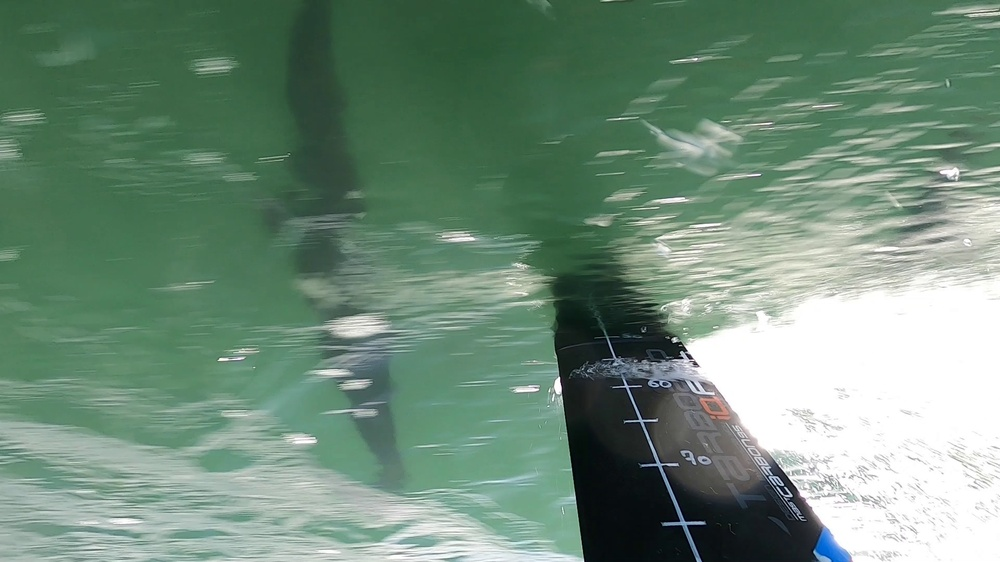
#> input picture image_ext.jpg, 1000 x 562 px, shrunk from 1920 x 1080 before the run, given in place of ENSTA.mp4, which was not available
$ python main_2.py
#> lines starting #> are read from the running program, lines starting #| are printed output that depends on the picture; after the words box and inside, x2 and y2 are one past the last pixel; in counts of white or black regions, pixels touching at a corner belong together; pictures that were not available may be replaced by others from this repository, and a replacement may not be noted
import argparse
import time
import cv2
from datetime import datetime, time
import numpy as np
import time as time2
import os, sys
import matplotlib.pyplot as plt

def lecturevideo(file):

    #creation de la capture video

    cap = cv2.VideoCapture(file)

    #verification de l'ouverture de la camera
    if (cap.isOpened() == False):
        print("Error opening video  file")

    return cap

# function to check whether the list is empty or not
def is_list_empty(list):
    # checking the length
    if len(list) == 0:
        # returning true as length is 0
        return True
    # returning false as length is greater than 0
    return False

import numpy as np

#this function plot a graph

def graph(x,y,title, x_label = 'time (s)', y_label = 'height (cm)'):

    plt.plot(x,y)
    plt.xlabel(x_label)
    plt.ylabel(y_label)
    plt.title(title)
    plt.show()


def moving_average(data, window_size):
    window = np.ones(int(window_size))/float(window_size)
    return np.convolve(data, window, 'same')


def qualibrage(cap):

    # Read a frame
    ret, frame = cap.read()
#> frame is the input picture: shape (562, 1000, 3); mean B, G, R 121.4, 140, 112.1


    # Convertit la frame en niveaux de gris
    gray = cv2.cvtColor(frame, cv2.COLOR_BGR2GRAY)
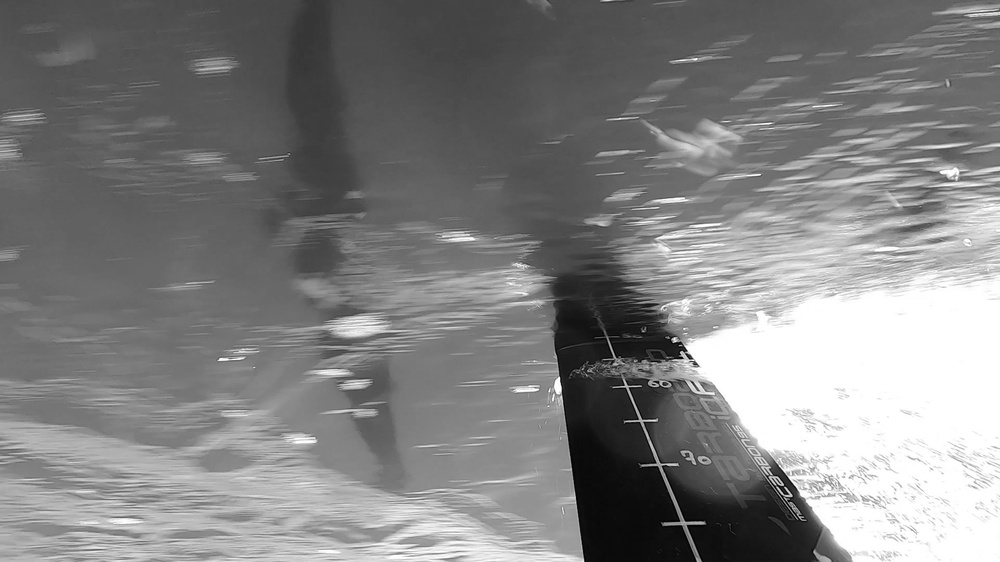
#> gray: shape (562, 1000); min 1, max 255, mean 129.5

    # Applique un seuillage pour isoler les graduations
    thresh = cv2.threshold(gray, 50, 255, cv2.THRESH_BINARY_INV)[1]
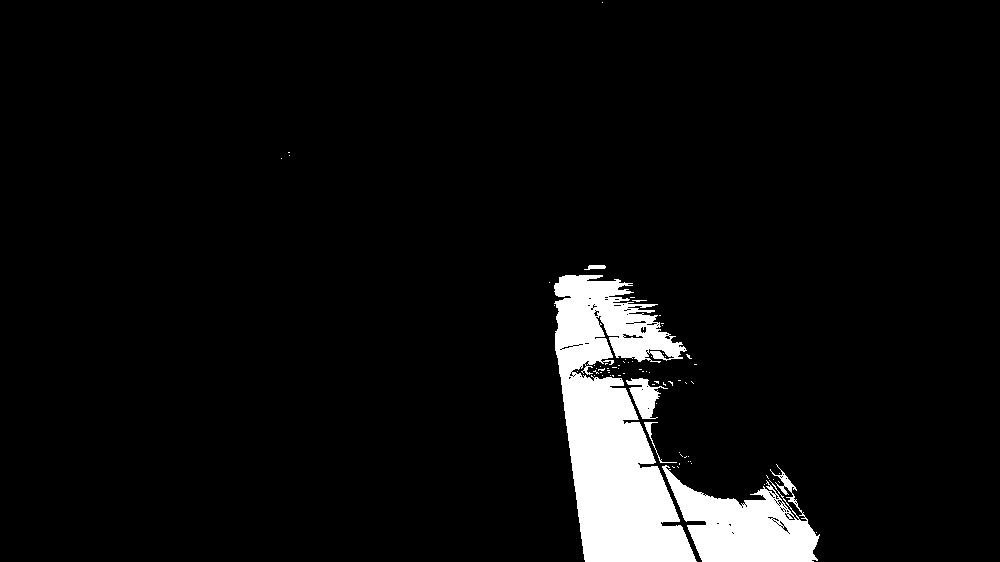
#> thresh: shape (562, 1000); 5.9% white; 73 white regions (68 under 20 px)

    # Detecte les contours des graduations
    contours = cv2.findContours(thresh, cv2.RETR_EXTERNAL, cv2.CHAIN_APPROX_SIMPLE)
#> contours = 71 contours, 66 with area under 20; largest, box (x1, y1, x2, y2) and area: (554, 275, 697, 562) 23109, (662, 464, 820, 562) 7908, (626, 378, 668, 419) 701, (644, 422, 677, 463) 61, (584, 265, 606, 270) 52
    contours = contours[0] if len(contours) == 2 else contours[1]

    # Draw countours not approximated
    drawing = np.zeros((gray.shape[0], gray.shape[1], 3), dtype=np.uint8)
    CountersImg = cv2.drawContours(drawing, contours, -1, (255, 255, 0), 3)

    # Initialisation donnee rectangle
    # x_min, y_max, w_max, h_max = cv2.boundingRect(contours[0])

    l_cnt_max = 0

    # Boucle sur chaque graduation
    for c in contours:
        l_cnt = cv2.arcLength(c, True)

        if l_cnt > l_cnt_max:
            l_cnt_max = l_cnt
            # Calcule les statistiques des contours
            x, y, w, h = cv2.boundingRect(c)
#> this loop made 71 passes
#> (c, l_cnt, l_cnt_max, x, y, w, h) on pass 3: ([[778, 481], [779, 482]], 2.83, 2.83, 778, 481, 2, 2)
#> (l_cnt, l_cnt_max, x, y, w, h) on passes 5, 9, 66: (7.66, 7.66, 766, 475, 3, 4), (991.4, 991.4, 662, 464, 158, 98), (1887.4, 1887.4, 554, 275, 143, 287)
#> after the loop, h = 287; l_cnt_max = 1887.4; w = 143; x = 554; y = 275

    # Dessine un rectangle autour de la graduation
    #cv2.rectangle(CountersImg, (x, y), (x + w, y + h), (0, 0, 255), 2)

    w = int(2.5 * w)
#> w = 357
    h = int(4 * h)
#> h = 1148

    y = int(0.1 * y)
#> y = 27
    x = int(0.8 * x)
#> x = 443

    # creer une image coupe
    crop_img = CountersImg[y:y + h, x:x + w]


    # Affiche la frame avec les rectangles dessine
    cv2.imshow("Crop", crop_img)

    # cv2.imshow("Seuillage", thresh)
    cv2.waitKey(0)
    cv2.destroyAllWindows()

    return x,y,w,h


def mesure_hauteur(cap,x0,y0, w0, h0):

    #create empty list for length
    list_h = []

    #time step
    time_step = 0

    # create empty list for time
    list_t = []

    #choose time step for showwing frames of video
    time_step_video = 1

    # Read frames from the video
    while True:

        # Read a frame
        ret, frame = cap.read()

        # Check if a frame is read
        if not ret:
            break


        # Using cv2.split() to split channels of coloured frame
        gray, g, r = cv2.split(frame[y0:y0+h0, x0:x0+w0,])

        # Threshold the grayscale frame to make it binary
        thresh = cv2.adaptiveThreshold(gray, 200, cv2.ADAPTIVE_THRESH_GAUSSIAN_C, cv2.THRESH_BINARY_INV, 25, 40)

        # Find contours in the thresholded image
        contours, hierarchy = cv2.findContours(thresh, cv2.RETR_EXTERNAL, cv2.CHAIN_APPROX_SIMPLE)

        # Draw countours not approximated
        drawing = np.zeros((gray.shape[0], gray.shape[1], 3), dtype=np.uint8)
        CountersImg = cv2.drawContours(drawing, contours, -1, (255, 255, 0), 3)

        if not is_list_empty(contours):

            # Loop through the contours
            straight_contours = []

            longest_contour = contours[0]

            for iteration, cnt in enumerate(contours):

                l_cnt = cv2.arcLength(cnt, True)

                # Approximate the contour with a polygonal curve
                epsilon = 0.1 * l_cnt
                approx = cv2.approxPolyDP(cnt, epsilon, True)

                if l_cnt > 500:
                    CountersImg = cv2.drawContours(drawing, approx, -1, (0, 0, 255), 3)

                    straight_contours += [approx]

                # Find the longest contour
                if cv2.arcLength(longest_contour, True) < cv2.arcLength(approx, True):
                    longest_contour = approx

                # draw frame around countuor on the image
                # x, y, w, h = cv2.boundingRect(cnt)
                # frame = cv2.rectangle(CountersImg, (x, y), (x + w, y + h), (0, 255, 0), 2)

            CountersImg = cv2.drawContours(drawing, straight_contours, -1, (0, 0, 255), 3)

            # Calibrate the image to obtain the conversion factor from pixels to real-world units
            pixels_per_metric = 35/1000

            # Calculate the length of the object in real-world units
            mast_length = round(cv2.arcLength(longest_contour, True) * pixels_per_metric)

            # draw frame around countour on the image
            x, y, w, h = cv2.boundingRect(longest_contour)
            CountersImg = cv2.rectangle(CountersImg, (x, y), (x + w, y + h), (0, 255, 0), 3)

            # add lenght on the list
            list_h += [mast_length]

            # add time to list
            list_t += [time_step]


            # Display the length on the video
            cv2.putText(CountersImg, "Length: {:.2f} cm".format(mast_length), (10, 30),
                        cv2.FONT_HERSHEY_SIMPLEX, 0.6, (255, 0, 0), 2)

            # Calcul the minimal rectangle around the longest contour
            #x, y, w, h = cv2.boundingRect(longest_contour)
            #result = cv2.rectangle(CountersImg, (x, y), (x + w, y + h), (0, 255, 0), 2)

            # Show the filtered frame
            cv2.imshow("Result", thresh)


            # Show the contour frame
            cv2.imshow("contours", CountersImg)


        # Break the loop if the user presses 'q' key
        if cv2.waitKey(time_step_video) & 0xFF == ord('q'):
            print(time_step)
            break

        #implement time step
        time_step += 1


    # Release the VideoCapture object
    cap.release()


    return list_t, list_h


# Press the green button in the gutter to run the script.
if __name__ == '__main__':

    cap = lecturevideo('/media/lea/92DA-552D/nextcloud_zaclys/Documents/Documents/ENSTA/S5/AS/ENSTA.mp4')

    x,y,w,h = qualibrage(cap)
#> x = 443; y = 27; w = 357; h = 1148

    list_t, list_h = mesure_hauteur(cap, x,y,w,h)
#> in mesure_hauteur, `gray, g, r = cv2.split(frame[y0:y0+h0, x0:x0+w0,])`:
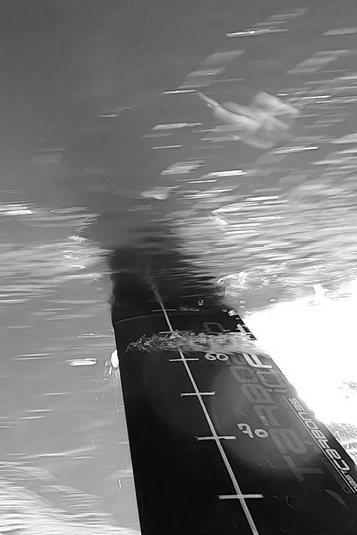
#> g: shape (535, 357); min 0, max 255, mean 122.5
#> in mesure_hauteur, `gray, g, r = cv2.split(frame[y0:y0+h0, x0:x0+w0,])`:
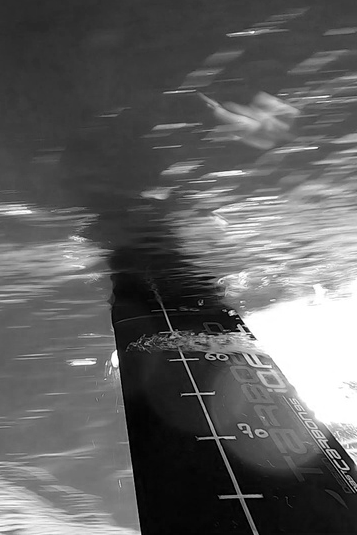
#> r: shape (535, 357); min 0, max 255, mean 96.4
#> in mesure_hauteur, `thresh = cv2.adaptiveThreshold(gray, 200, cv2.ADAPTIVE_THRESH_GAUSSIAN..`:
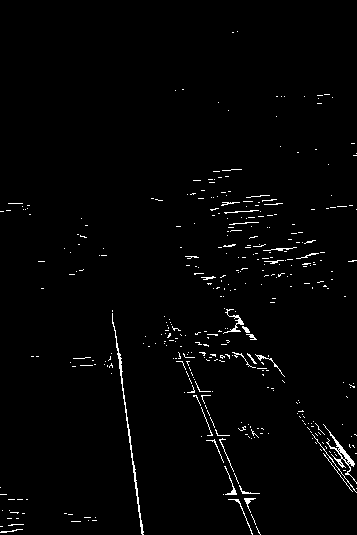
#> thresh: shape (535, 357); values 0 (black) and 200 (white), 1.7% white in thin lines or dots
#> in mesure_hauteur, `contours, hierarchy = cv2.findContours(thresh, cv2.RETR_EXTERNAL, cv2...`: contours = 381 contours, 374 with area under 20; largest, box (x1, y1, x2, y2) and area: (323, 424, 357, 484) 200, (112, 313, 144, 535) 182, (223, 309, 244, 334) 54, (224, 466, 237, 495) 30, (255, 354, 285, 377) 28, (244, 498, 256, 513) 28, (242, 326, 250, 333) 20
#> in mesure_hauteur, `longest_contour = contours[0]`: longest_contour = contour of 13 points, box (x1, y1, x2, y2) (0, 529, 23, 533), area 9
#> the loop in mesure_hauteur, `for iteration, cnt in enumerate(contours): ` made 381 passes
#> (l_cnt, epsilon, longest_contour) on passes 19, 34, 52, 191: (99.84, 9.98, [[228, 499], [252, 534]]), (100, 10, [[323, 453], [352, 491]]), (153, 15.3, [[312, 434], [356, 492]]), (474.9, 47.49, [[112, 313], [143, 534]])
#> (l_cnt, epsilon, approx) on passes 1 to 6: (46.49, 4.65, [[22, 529], [0, 532]]), (19.31, 1.93, [[256, 526], [260, 534]]), (4, 0.4, [[0, 526], [2, 526]]), (30.83, 3.08, [[8, 525], [23, 524]]), (18, 1.8, [[71, 521], [80, 521]]), (8, 0.8, [[92, 520], [96, 520]])
#> after the loop in mesure_hauteur, `for iteration, cnt in enumerate(contours):`: straight_contours = []
#> in mesure_hauteur, `mast_length = round(cv2.arcLength(longest_contour, True) * pixels_per_..`: mast_length = 16
#> in mesure_hauteur, `x, y, w, h = cv2.boundingRect(longest_contour)`: x = 112; y = 313; w = 32; h = 222
#> in mesure_hauteur, `list_h += [mast_length]`: list_h = [16]
#> in mesure_hauteur, `cv2.putText(CountersImg, "Length: {:.2f} cm".format(mast_length), (10,..`:
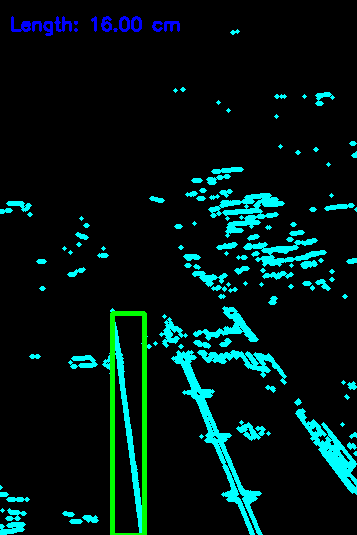
#> CountersImg: shape (535, 357, 3); mean of channels 0, 1, 2 20.8, 22.6, 0; drawn as B, G, R
#> (key q is pressed here)
#> list_t = [0]; list_h = [16]

    for e in  list_t : e = e * 60/len(list_t)
#> this loop made 1 pass
    graph(list_t, list_h, 'Hauteur de vol')
#> in graph, `plt.show()`:
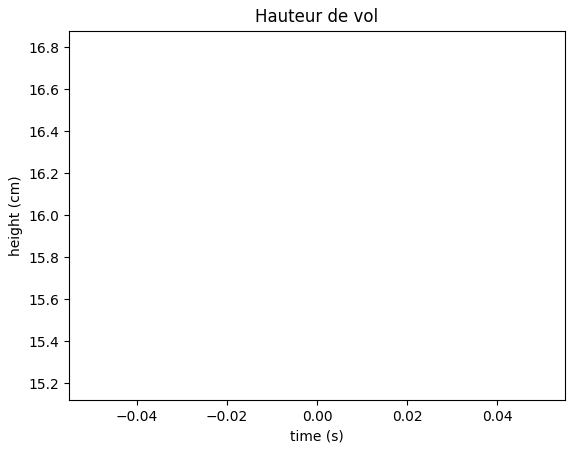
#> figure drawn by matplotlib, 1 panel

    window = 80

    list_h_lisee = moving_average(list_h, window)
#> list_h_lisee = 80 values from 0.2 to 0.2

    graph(list_t, list_h_lisee, 'Hauteur de vol lisee')
#> (the run stopped early here; a loop or call above may not have finished)
